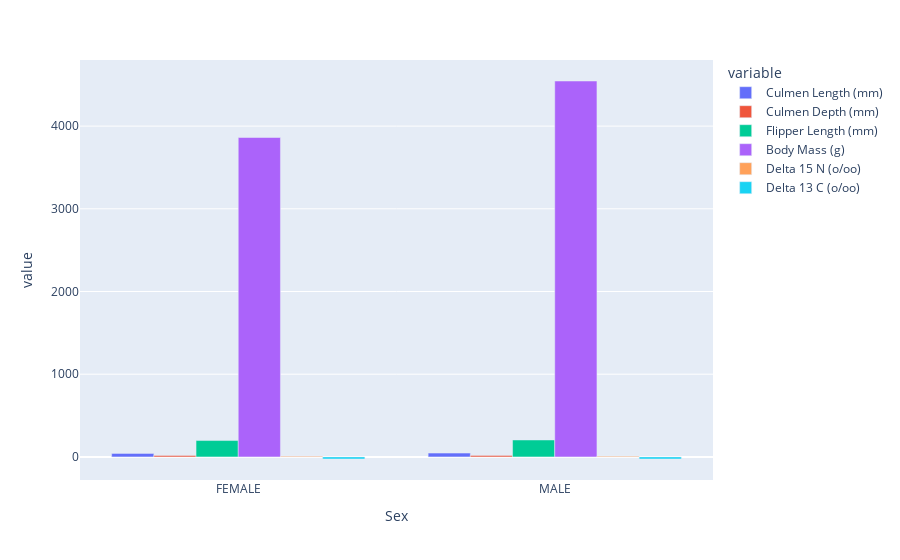

Here is the notebook cell this chart was saved with:
### Code cell
fig = px.bar(df3, barmode='group')
fig.show()

### Figure 1 — Plotly figure (JSON) as saved in the notebook; plotly's stock layout.template omitted (floating-point values rounded to 4 significant figures)
{"data": [{"alignmentgroup": "True", "hovertemplate": "variable=Culmen Length (mm)<br>Sex=%{x}<br>value=%{y}<extra></extra>", "legendgroup": "Culmen Length (mm)", "marker": {"color": "#636efa", "pattern": {"shape": ""}}, "name": "Culmen Length (mm)", "offsetgroup": "Culmen Length (mm)", "orientation": "v", "showlegend": true, "textposition": "auto", "type": "bar", "x": ["FEMALE", "MALE"], "xaxis": "x", "y": [42.1, 45.85], "yaxis": "y"}, {"alignmentgroup": "True", "hovertemplate": "variable=Culmen Depth (mm)<br>Sex=%{x}<br>value=%{y}<extra></extra>", "legendgroup": "Culmen Depth (mm)", "marker": {"color": "#EF553B", "pattern": {"shape": ""}}, "name": "Culmen Depth (mm)", "offsetgroup": "Culmen Depth (mm)", "orientation": "v", "showlegend": true, "textposition": "auto", "type": "bar", "x": ["FEMALE", "MALE"], "xaxis": "x", "y": [16.43, 17.89], "yaxis": "y"}, {"alignmentgroup": "True", "hovertemplate": "variable=Flipper Length (mm)<br>Sex=%{x}<br>value=%{y}<extra></extra>", "legendgroup": "Flipper Length (mm)", "marker": {"color": "#00cc96", "pattern": {"shape": ""}}, "name": "Flipper Length (mm)", "offsetgroup": "Flipper Length (mm)", "orientation": "v", "showlegend": true, "textposition": "auto", "type": "bar", "x": ["FEMALE", "MALE"], "xaxis": "x", "y": [197.4, 204.5], "yaxis": "y"}, {"alignmentgroup": "True", "hovertemplate": "variable=Body Mass (g)<br>Sex=%{x}<br>value=%{y}<extra></extra>", "legendgroup": "Body Mass (g)", "marker": {"color": "#ab63fa", "pattern": {"shape": ""}}, "name": "Body Mass (g)", "offsetgroup": "Body Mass (g)", "orientation": "v", "showlegend": true, "textposition": "auto", "type": "bar", "x": ["FEMALE", "MALE"], "xaxis": "x", "y": [3862.0, 4546.0], "yaxis": "y"}, {"alignmentgroup": "True", "hovertemplate": "variable=Delta 15 N (o/oo)<br>Sex=%{x}<br>value=%{y}<extra></extra>", "legendgroup": "Delta 15 N (o/oo)", "marker": {"color": "#FFA15A", "pattern": {"shape": ""}}, "name": "Delta 15 N (o/oo)", "offsetgroup": "Delta 15 N (o/oo)", "orientation": "v", "showlegend": true, "textposition": "auto", "type": "bar", "x": ["FEMALE", "MALE"], "xaxis": "x", "y": [8.675, 8.799], "yaxis": "y"}, {"alignmentgroup": "True", "hovertemplate": "variable=Delta 13 C (o/oo)<br>Sex=%{x}<br>value=%{y}<extra></extra>", "legendgroup": "Delta 13 C (o/oo)", "marker": {"color": "#19d3f3", "pattern": {"shape": ""}}, "name": "Delta 13 C (o/oo)", "offsetgroup": "Delta 13 C (o/oo)", "orientation": "v", "showlegend": true, "textposition": "auto", "type": "bar", "x": ["FEMALE", "MALE"], "xaxis": "x", "y": [-25.68, -25.69], "yaxis": "y"}], "layout": {"barmode": "group", "legend": {"title": {"text": "variable"}, "tracegroupgap": 0}, "margin": {"t": 60}, "xaxis": {"anchor": "y", "domain": [0, 1], "title": {"text": "Sex"}}, "yaxis": {"anchor": "x", "domain": [0, 1], "title": {"text": "value"}}}}
